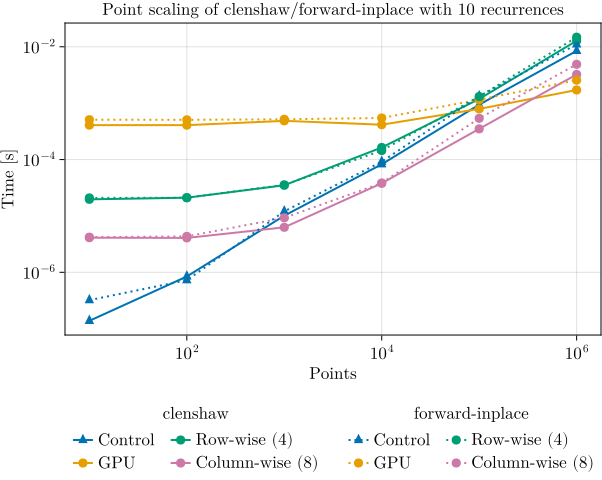

Reproduce this figure in Julia.
using CairoMakie, CSV, DataFrames;

dfc = CSV.read("./analysis/benchmarks/clenshaw-inplace/clenshaw-point-scaling-10-recurrences.csv", DataFrame);
dfi = CSV.read("./analysis/benchmarks/clenshaw-inplace/inplace-point-scaling-10-recurrences.csv", DataFrame);

points = parse.(Int, replace.(dfc[!, "Points"], "_" => ""));

fixed_c = dfc[!, "Fixed"];
gpu_c = dfc[!, "GPU"];
row_c = dfc[!, "Row-wise (4)"];
column_c = dfc[!, "Column-wise (8)"];

fixed_i = dfi[!, "Fixed"];
gpu_i = dfi[!, "GPU"];
row_i = dfi[!, "Row-wise (4)"];
column_i = dfi[!, "Column-wise (8)"];

pt = 4 / 3;
inch = 96;

set_theme!(
    fontsize=round(13pt),
    linewidth=2,
    markersize=13,
    figure_padding=1,
    fonts=(regular="charter", bold="charter bold", italic="charter italic", bold_italic="charter bold italic"),
);
fig = Figure(size=(6.27inch, 4inch));
ax = Axis(
    fig[1, 1],
    xlabel="Points",
    ylabel="Time [s]",
    yscale=log10,
    xscale=log10,
);

f_c = scatterlines!(ax, points, fixed_c, marker=:utriangle);
g_c = scatterlines!(ax, points, gpu_c);
r_c = scatterlines!(ax, points, row_c);
c_c = scatterlines!(ax, points, column_c);

f_color = f_c.color;
g_color = g_c.color;
r_color = r_c.color;
c_color = c_c.color;

f_i = scatterlines!(ax, points, fixed_i, color=f_color, linestyle=:dot, marker=:utriangle);
g_i = scatterlines!(ax, points, gpu_i, color=g_color, linestyle=:dot);
r_i = scatterlines!(ax, points, row_i, color=r_color, linestyle=:dot);
c_i = scatterlines!(ax, points, column_i, color=c_color, linestyle=:dot);

Legend(
    fig[2, 1],
    [[f_c, g_c, r_c, c_c], [f_i, g_i, r_i, c_i]],
    [["Control", "GPU", "Row-wise (4)", "Column-wise (8)"], ["Control", "GPU", "Row-wise (4)", "Column-wise (8)"]],
    ["clenshaw", "forward-inplace"],
    orientation=:horizontal,
    framevisible=false,
    nbanks=2,
    groupgap=30
)

save("clenshaw-inplace-point-scaling.svg", fig)